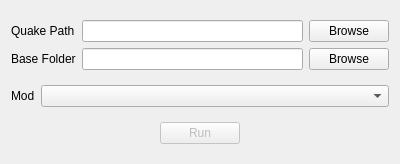
<?xml version="1.0" encoding="UTF-8"?>
<ui version="4.0">
 <class>QuakeRunner</class>
 <widget class="QWidget" name="QuakeRunner">
  <property name="geometry">
   <rect>
    <x>0</x>
    <y>0</y>
    <width>400</width>
    <height>164</height>
   </rect>
  </property>
  <property name="windowTitle">
   <string>Quake Runner</string>
  </property>
  <layout class="QVBoxLayout" name="verticalLayout">
   <item>
    <layout class="QGridLayout" name="gridLayout">
     <item row="0" column="1">
      <widget class="QLineEdit" name="txtQuakePath"/>
     </item>
     <item row="0" column="0">
      <widget class="QLabel" name="lblQuakePath">
       <property name="text">
        <string>Quake Path</string>
       </property>
      </widget>
     </item>
     <item row="0" column="2">
      <widget class="QPushButton" name="btnBrowseQuakePath">
       <property name="text">
        <string>Browse</string>
       </property>
      </widget>
     </item>
     <item row="1" column="0">
      <widget class="QLabel" name="lblBaseFolder">
       <property name="text">
        <string>Base Folder</string>
       </property>
      </widget>
     </item>
     <item row="1" column="1">
      <widget class="QLineEdit" name="txtBaseFolder"/>
     </item>
     <item row="1" column="2">
      <widget class="QPushButton" name="btnBrowseBaseFolder">
       <property name="text">
        <string>Browse</string>
       </property>
      </widget>
     </item>
    </layout>
   </item>
   <item>
    <layout class="QHBoxLayout" name="horizontalLayout">
     <item>
      <widget class="QLabel" name="lblMod">
       <property name="text">
        <string>Mod</string>
       </property>
      </widget>
     </item>
     <item>
      <widget class="QComboBox" name="comboMod">
       <property name="sizePolicy">
        <sizepolicy hsizetype="Expanding" vsizetype="Fixed">
         <horstretch>0</horstretch>
         <verstretch>0</verstretch>
        </sizepolicy>
       </property>
      </widget>
     </item>
    </layout>
   </item>
   <item alignment="Qt::AlignmentFlag::AlignHCenter">
    <widget class="QPushButton" name="btnRun">
     <property name="enabled">
      <bool>false</bool>
     </property>
     <property name="sizePolicy">
      <sizepolicy hsizetype="Fixed" vsizetype="Fixed">
       <horstretch>0</horstretch>
       <verstretch>0</verstretch>
      </sizepolicy>
     </property>
     <property name="text">
      <string>Run</string>
     </property>
    </widget>
   </item>
  </layout>
 </widget>
 <resources/>
 <connections/>
</ui>
